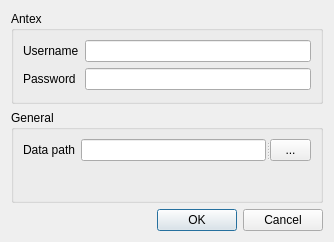
<?xml version="1.0" encoding="UTF-8"?>
<ui version="4.0">
 <class>Dialog</class>
 <widget class="QDialog" name="Dialog">
  <property name="geometry">
   <rect>
    <x>0</x>
    <y>0</y>
    <width>334</width>
    <height>242</height>
   </rect>
  </property>
  <property name="windowTitle">
   <string>Dialog</string>
  </property>
  <layout class="QVBoxLayout" name="verticalLayout">
   <item>
    <widget class="QGroupBox" name="groupBox">
     <property name="title">
      <string>Antex</string>
     </property>
     <layout class="QFormLayout" name="formLayout_2">
      <item row="0" column="0">
       <widget class="QLabel" name="label">
        <property name="text">
         <string>Username</string>
        </property>
       </widget>
      </item>
      <item row="0" column="1">
       <widget class="QLineEdit" name="usernameLineEdit"/>
      </item>
      <item row="1" column="0">
       <widget class="QLabel" name="label_2">
        <property name="text">
         <string>Password</string>
        </property>
       </widget>
      </item>
      <item row="1" column="1">
       <widget class="QLineEdit" name="passwordLineEdit"/>
      </item>
     </layout>
    </widget>
   </item>
   <item>
    <widget class="QGroupBox" name="groupBox_2">
     <property name="title">
      <string>General</string>
     </property>
     <layout class="QFormLayout" name="formLayout">
      <item row="0" column="0">
       <widget class="QLabel" name="label_3">
        <property name="text">
         <string>Data path</string>
        </property>
       </widget>
      </item>
      <item row="0" column="1">
       <widget class="QSplitter" name="splitter">
        <property name="orientation">
         <enum>Qt::Horizontal</enum>
        </property>
        <widget class="QLineEdit" name="dataPathLineEdit"/>
        <widget class="QToolButton" name="toolButton">
         <property name="text">
          <string>...</string>
         </property>
        </widget>
       </widget>
      </item>
     </layout>
    </widget>
   </item>
   <item>
    <widget class="QDialogButtonBox" name="buttonBox">
     <property name="orientation">
      <enum>Qt::Horizontal</enum>
     </property>
     <property name="standardButtons">
      <set>QDialogButtonBox::Cancel|QDialogButtonBox::Ok</set>
     </property>
    </widget>
   </item>
  </layout>
 </widget>
 <resources/>
 <connections>
  <connection>
   <sender>buttonBox</sender>
   <signal>accepted()</signal>
   <receiver>Dialog</receiver>
   <slot>accept()</slot>
   <hints>
    <hint type="sourcelabel">
     <x>248</x>
     <y>254</y>
    </hint>
    <hint type="destinationlabel">
     <x>157</x>
     <y>274</y>
    </hint>
   </hints>
  </connection>
  <connection>
   <sender>buttonBox</sender>
   <signal>rejected()</signal>
   <receiver>Dialog</receiver>
   <slot>reject()</slot>
   <hints>
    <hint type="sourcelabel">
     <x>316</x>
     <y>260</y>
    </hint>
    <hint type="destinationlabel">
     <x>286</x>
     <y>274</y>
    </hint>
   </hints>
  </connection>
 </connections>
</ui>
